Frame 1 (no input): blank canvas, image omitted
Frame 60 (no input): blank canvas, image omitted
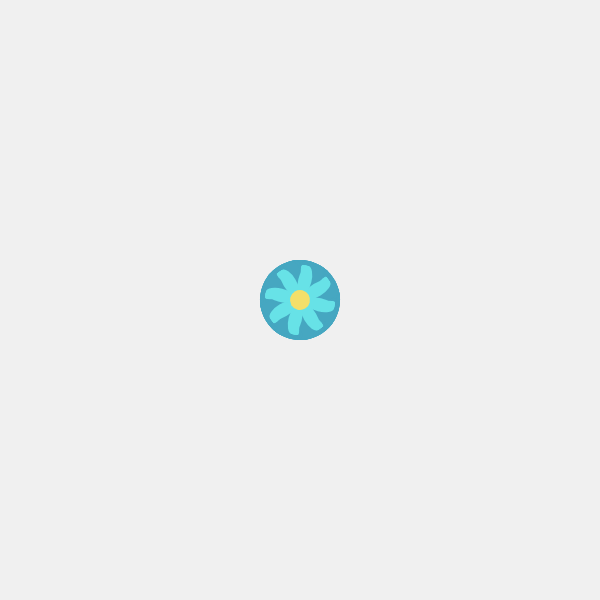
Frame 120 (the mouse pressed at the canvas centre since frame 60)

The p5.js sketch whose frames 1 and 60 were blank and that drew this single picture after the mouse press (run headless with seeded random() and noise() and a simulated clock; from frame 60 on, the mouse is pressed at the canvas centre):

// p5.js sketch
// ── sketch.js
// DM2008 — Activity 3b
// (Painting App, 50 min)

// 1) Palette + size
const palette = ["#f06449", "#009988", "#3c78d8", "#eeeeee"];
let colorIndex = 0;
let sizeVal = 20;

let clockwise = 0;
let anticlockwise = 0;
let lightColor = ["#67E2E7"];
let darkColor = ["#46A7C1"];
let purpleColor = ["#8E78E9"];
let lightPink = [" #FFBDD7"];
let darkPink = ["#DB729B"]

let selectedColor = 0;

// 2) Brush registry (array of functions)
const brushes = [brushFlower, brushHeart, brushFly, eraseBrush];
let currentBrush = 0; // 0, 1, or 2

function setup() {
  createCanvas(600, 600);
  background(240);
  rectMode(CENTER);
}

function draw() {
  // paint only while mouse is held
  if (mouseIsPressed) {
    const col = palette[colorIndex];
    // call the selected brush function
    brushes[currentBrush](mouseX, mouseY, col, sizeVal);
  }
}

// 3) Brush functions (students can customize/extend)
function brushFlower(x, y, c, s) {
  push();
  translate(x, y);
  rotate(radians(anticlockwise));
  backFlower(0, 0, s, s);
  pop();

  anticlockwise -= 1;

  push();
  translate(x, y);
  rotate(radians(clockwise));
  myFlower(0, 0, s, s);
  pop();

  clockwise += 1;
}

function brushHeart(x, y, c, s) {
  push();
  translate(x, y);
  noStroke();
  fill(c);
  heartShape(0, 0, s*2, s*2);
  pop();
}

function brushFly(x, y, c, s) {
  push();
  translate(x, y);
  noStroke();
  rotate(radians(90));
  butterFly(0, 0, s*2, s*2);
  pop();
}

function eraseBrush(x, y, c, s){
  noStroke();
  fill(240);
  ellipse(x, y, s, s);
}

// 4) Brush UI: select brush, cycle color, change size, clear
function keyPressed() {
  switch (key) {
    case '1':
      currentBrush = 0; // circle
      break;
    case '2':
      currentBrush = 1; // square
      break; 
    case '3':
      currentBrush = 2; // streak
      break;
    case 'e': 
      currentBrush = 3;
      break;
  }
  if (key == 'C' || key == 'c') {
    colorIndex = (colorIndex + 1) % palette.length; // cycle color
  }
  if (key == '+' || key == '=') {
    sizeVal += 4;
  }
  if (key == '-' || key == '_') {
    sizeVal = max(4, sizeVal - 4);
  } 
  if (key == 'X' || key == 'x') {
    background(240); // clear canvas
  } 
  // TODO: add an 'E' (eraser) mode by painting with background color
  // e.g., if eraserMode, use color(240) instead of palette[colorIndex]
}

function myFlower(x, y, w, h) {
  noStroke();

  fill(lightColor[selectedColor]);
  ellipse(x, y - h, w / 1.5, h * 1.5); //petal
  ellipse(x, y + h, w / 1.5, h * 1.5);
  ellipse(x - w, y, w * 1.5, h / 1.5);
  ellipse(x + w, y, w * 1.5, h / 1.5);

  push();
  translate(x, y);
  rotate(radians(45));
  ellipse(0, -h, w / 1.5, h * 1.5); //petal
  ellipse(0, h, w / 1.5, h * 1.5);
  ellipse(-w, 0, w * 1.5, h / 1.5);
  ellipse(w, 0, w * 1.5, h / 1.5);
  pop();

  fill("#F4DF69");
  ellipse(x, y, w, h); //center
}

function backFlower(a, b, c, d) {
  noStroke();

  fill(darkColor[selectedColor]);
  ellipse(a, b - d, c / 1.3, d * 2); //petal
  ellipse(a, b + d, c / 1.3, d * 2);
  ellipse(a - c, b, c * 2, d / 1.3);
  ellipse(a + c, b, c * 2, d / 1.3);

  push();
  translate(a, b);
  rotate(radians(45));
  ellipse(0, -d, c / 1.3, d * 2); //petal
  ellipse(0, d, c / 1.3, d * 2);
  ellipse(-c, 0, c * 2, d / 1.3);
  ellipse(c, 0, c * 2, d / 1.3);
  pop();
}

function heartShape(i, j, k, l){
  
  noStroke();
  fill(purpleColor);
  
  push();
  translate(i, j);
  rotate(radians(30));
  ellipse(i, j-(l/2.5), k/1.5, l);
  pop();
  
  push();
  translate(i, j);
  rotate(radians(-30));
  ellipse(i, j-(l/2.5), k/1.5, l);
  pop();
}

function butterFly(i, j, k, l){
  
  noStroke();
  fill(darkPink);
  
  push();
  translate(i, j);
  rotate(radians(35));
  ellipse(i, j-l/1.5, k/1.5, l);
  pop();
  
  push();
  translate(i, j);
  rotate(radians(-35));
  ellipse(i, j-l/1.5, k/1.5, l);
  pop();
  
  noStroke();
  fill(lightPink);
  
  push();
  translate(i, j);
  rotate(radians(215));
  ellipse(i, j-l/1.5, k/1.5, l);
  pop();
  
  push();
  translate(i, j);
  rotate(radians(145));
  ellipse(i, j-l/1.5, k/1.5, l);
  pop();
  
  fill("#F4DF69");
  ellipse(i, j, k, l/3);
}
